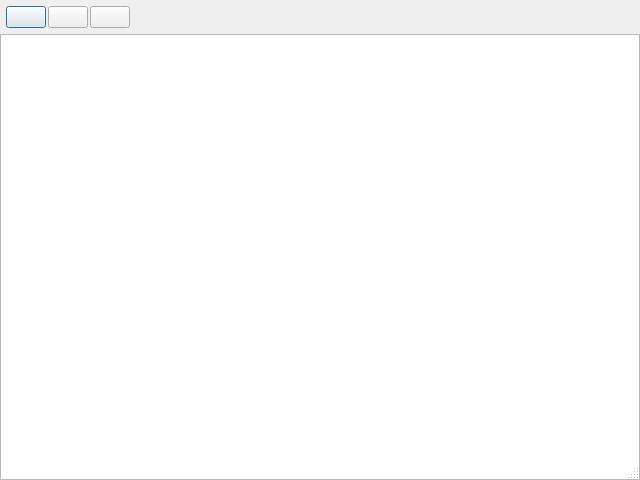
<?xml version="1.0" encoding="UTF-8"?>
<ui version="4.0">
 <class>HtmlViewer</class>
 <widget class="QDialog" name="HtmlViewer">
  <property name="geometry">
   <rect>
    <x>0</x>
    <y>0</y>
    <width>640</width>
    <height>480</height>
   </rect>
  </property>
  <property name="windowTitle">
   <string>Html Viewer</string>
  </property>
  <property name="sizeGripEnabled">
   <bool>true</bool>
  </property>
  <layout class="QVBoxLayout" name="verticalLayout">
   <property name="spacing">
    <number>0</number>
   </property>
   <property name="leftMargin">
    <number>0</number>
   </property>
   <property name="topMargin">
    <number>0</number>
   </property>
   <property name="rightMargin">
    <number>0</number>
   </property>
   <property name="bottomMargin">
    <number>0</number>
   </property>
   <item>
    <layout class="QHBoxLayout" name="horizontalLayout">
     <property name="spacing">
      <number>2</number>
     </property>
     <property name="leftMargin">
      <number>6</number>
     </property>
     <property name="topMargin">
      <number>6</number>
     </property>
     <property name="rightMargin">
      <number>6</number>
     </property>
     <property name="bottomMargin">
      <number>6</number>
     </property>
     <item>
      <widget class="QPushButton" name="homebutton">
       <property name="text">
        <string/>
       </property>
       <property name="icon">
        <iconset resource="wombatsqlite.qrc">
         <normaloff>:/bar/home</normaloff>:/bar/home</iconset>
       </property>
       <property name="iconSize">
        <size>
         <width>32</width>
         <height>32</height>
        </size>
       </property>
      </widget>
     </item>
     <item>
      <widget class="QPushButton" name="backbutton">
       <property name="text">
        <string/>
       </property>
       <property name="icon">
        <iconset resource="wombatsqlite.qrc">
         <normaloff>:/bar/prev</normaloff>:/bar/prev</iconset>
       </property>
       <property name="iconSize">
        <size>
         <width>32</width>
         <height>32</height>
        </size>
       </property>
      </widget>
     </item>
     <item>
      <widget class="QPushButton" name="forbutton">
       <property name="text">
        <string/>
       </property>
       <property name="icon">
        <iconset resource="wombatsqlite.qrc">
         <normaloff>:/bar/next</normaloff>:/bar/next</iconset>
       </property>
       <property name="iconSize">
        <size>
         <width>32</width>
         <height>32</height>
        </size>
       </property>
      </widget>
     </item>
     <item>
      <spacer name="horizontalSpacer">
       <property name="orientation">
        <enum>Qt::Horizontal</enum>
       </property>
       <property name="sizeHint" stdset="0">
        <size>
         <width>40</width>
         <height>20</height>
        </size>
       </property>
      </spacer>
     </item>
    </layout>
   </item>
   <item>
    <widget class="QTextBrowser" name="textbrowser">
     <property name="undoRedoEnabled">
      <bool>false</bool>
     </property>
     <property name="acceptRichText">
      <bool>false</bool>
     </property>
    </widget>
   </item>
  </layout>
 </widget>
 <resources>
  <include location="wombatsqlite.qrc"/>
 </resources>
 <connections/>
</ui>
